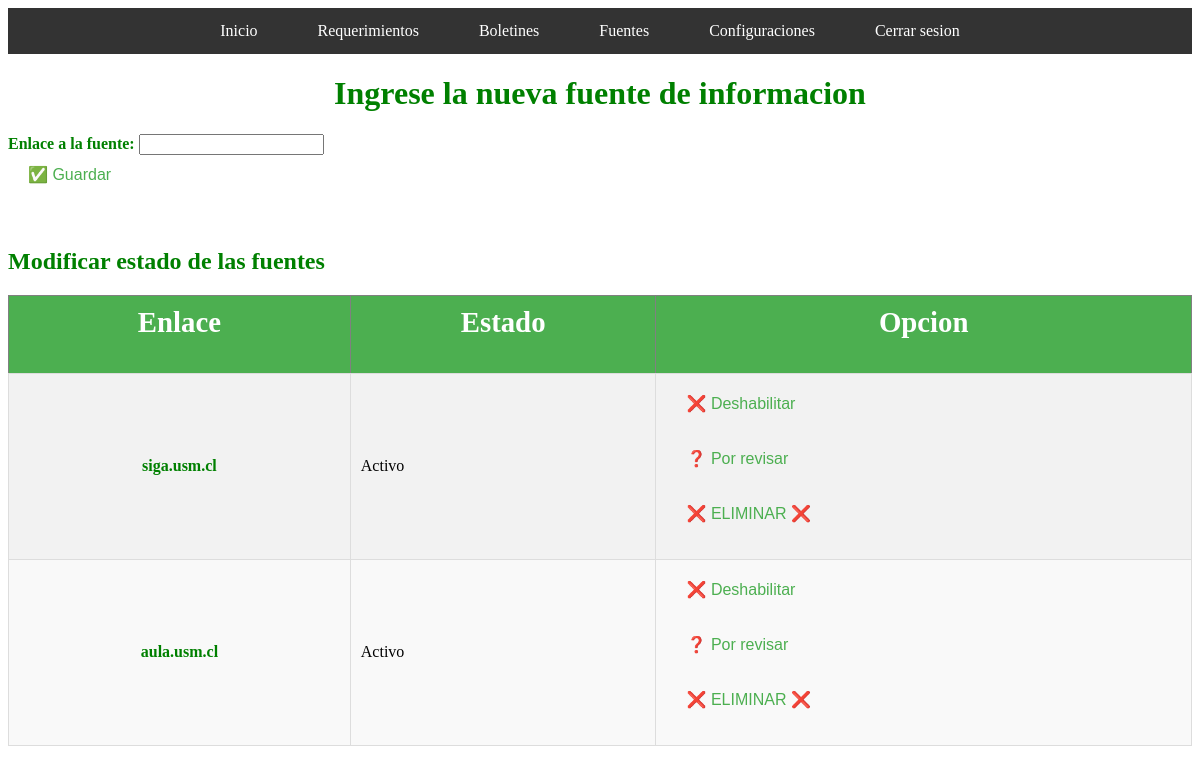
The app's page /administrar_fuentes/ (signed in), older data.
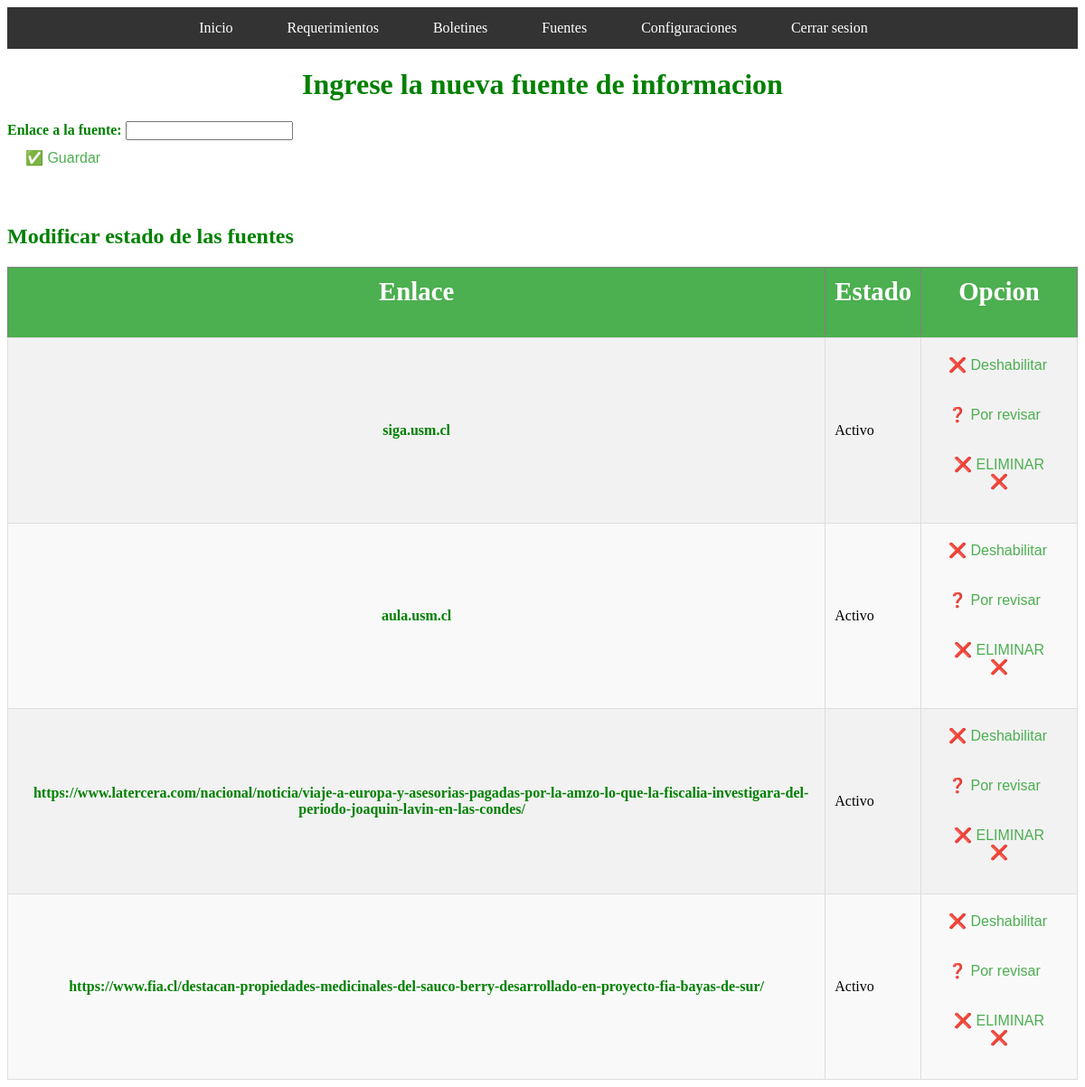
The same page, newer data.
### myapp/models.py (models this page shows, shortened)
class Fuente(models.Model):
    enlace = models.CharField(max_length=500)  # Link de la fuente
    estado = models.IntegerField(default=1)

### myapp/permisos.py (the view)
    @login_required
    @user_passes_test(lambda user: user.is_staff)
    def wrapped_view(request, *args, **kwargs):
        return view_func(request, *args, **kwargs)

### myapp/form.py
class CreateFuente(forms.Form):
    enlace = forms.CharField(label='Enlace',max_length=500)

### myapp/permisos.py (called while the page is built)
def staff_required(view_func):
    @login_required
    @user_passes_test(lambda user: user.is_staff)
    def wrapped_view(request, *args, **kwargs):
        return view_func(request, *args, **kwargs)
    return wrapped_view

### myapp/views.py (called while the page is built, shortened)
@staff_required
def administrar_fuentes(request):
    if request.method == ('GET'):
        return render(request, ADMINISTRAR_FUENTE,{'formulario': form.CreateFuente(),'fuentes':models.Fuente.objects.all()})

### myapp/templates/fuentes/administrar_fuentes.html (shortened to what this page needs)
{% extends 'menu.html' %}
{% block content %}
{% load static %}
<head>
    <link rel="stylesheet" href="{% static 'css/estilo_tablas.css' %}">
</head>
<h1 style="font-weight: bold; color: green; text-align: center;">Ingrese la nueva fuente de informacion</h1>
<form method='POST'>
    <div class="form-group">
        <label for="{{ formulario.enlace.id_for_label }}" style="font-weight: bold; color: green;">Enlace a la fuente: </label>
        {{ formulario.enlace }}
    </div>
    <button class="btn-invisible" type="submit">✅ Guardar</button>
</form>
{% if user.is_superuser %}
<br><h2 style="font-weight: bold; color: green;">Modificar estado de las fuentes</h2>
<table border = "1">
    <thead>
        <tr>
            <th><h2>Enlace</h2></th>
            <th><h2>Estado</h2></th>
            <th><h2>Opcion</h2></th>
        </tr>
    </thead>
    <tbody>
    {% for fuente in fuentes %}
                <tr>
                    <td>
                    <div style= "font-weight: bold; color: green; text-align: center;">
                        {% if "http" in fuente.enlace %}
                        <a href="{{ fuente.enlace }}" target="_blank" rel="noopener noreferrer" style="color: green;">
                            {{ fuente.enlace }}
                        </a>
                        {% else %}
                        <a href="https://{{ fuente.enlace }}" target="_blank" rel="noopener noreferrer" style="color: green;">
                            {{ fuente.enlace }}
                        </a>
                        {% endif %}
                    </div>
                    </td>
            {% if fuente.estado == 1 %}
                    <td>Activo</td>
                    <td>
                        <form method="post">
                            <button class="btn-invisible" type="submit">❌ Deshabilitar</button>
                        </form>
                        <form method="post">
                            <button class="btn-invisible" type="submit">❓ Por revisar</button>
                        </form>
            {% endif %}
            <form method="post">
                <button class="btn-invisible" type="submit">❌ ELIMINAR ❌</button>
            </form>
        </td>
        </tr>
    {% endfor %}
    </tbody>
</table>
{% endif %}
{% endblock %}

Row changes from the older to the newer data that the page shows:
added Fuente: enlace "https://www.latercera.com/nacional/noticia/viaje-a-europa-y-asesorias-pagadas-por-la-amzo-lo-que-la-fiscalia-investigara-del-periodo-joaquin-lavin-en-las-condes/"
added Fuente: enlace "https://www.fia.cl/destacan-propiedades-medicinales-del-sauco-berry-desarrollado-en-proyecto-fia-bayas-de-sur/"
